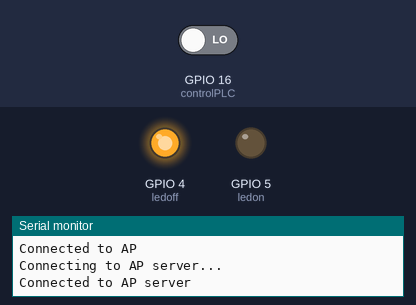
Recording of a sketch running on a simulated ESP8266 (NodeMCU). Parts: output pins drawn as LEDs (lit = HIGH), the last lines printed to the serial monitor. The inputs (shaded band) are chosen by the test bench; at power-on: GPIO 16 (controlPLC) LOW. WiFi joins after 1.5 s; servers stay silent unless stated.

Above: at 4.4 s.
4.5 s: GPIO 16 (controlPLC) driven HIGH
At 5.7 s:
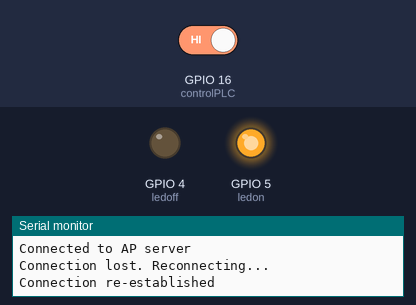
6.9 s: GPIO 16 (controlPLC) driven LOW
At 8.6 s:
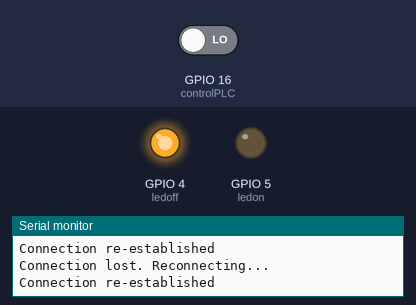
Timing chart, 0 to 10.1 s (numbered marks = the images above; inputs shaded):
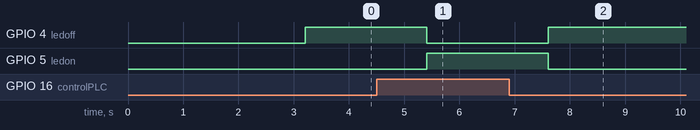

Measured:
- after the input at 4.5 s, GPIO 4 (ledoff): HIGH → LOW after 0.91 s; GPIO 5 (ledon): LOW → HIGH after 0.91 s
- after the input at 6.9 s, GPIO 4 (ledoff): LOW → HIGH after 0.71 s; GPIO 5 (ledon): HIGH → LOW after 0.71 s

The sketch:

ESP8266Server_Wifi.ino
```cpp
#include <ESP8266WiFi.h>
#define controlPLC 16
#define ledoff 4
#define ledon 5
// Thông tin cấu hình wifi
const char* ssid = "espserver";
const char* password = "12345678";
// Cấu hình IP và cổng kết nối server
IPAddress serverIP(192, 168, 4, 1); // Địa chỉ IP của AP
const uint16_t serverPort = 1234; // Cổng kết nối của AP
WiFiClient client; // Khởi tạo client
void setup() {
  pinMode(controlPLC, INPUT);
  pinMode(ledoff,OUTPUT);
  pinMode(ledon,OUTPUT);
  Serial.begin(9600);
  delay(1000);
  // Kết nối tới Access Point
  WiFi.begin(ssid, password);
  while (WiFi.status() != WL_CONNECTED) {
    delay(1000);
    Serial.println("Connecting to AP...");
  }
  Serial.println("Connected to AP");
  // Kết nối tới AP
  Serial.println("Connecting to AP server...");
  while (!client.connect(serverIP, serverPort)) {
    delay(1000);
    Serial.println("Connection failed, retrying...");
  }
  Serial.println("Connected to AP server");
}
void loop() {
  // Kiểm tra kết nối
  if (!client.connected()) {
    Serial.println("Connection lost. Reconnecting...");
    while (!client.connect(serverIP, serverPort)) {
      Serial.println("Connection failed. Retrying...");
      delay(5000);
    }
    Serial.println("Connection re-established");
  }
  //Gửi yêu cầu tới AP
  if(digitalRead(controlPLC) == HIGH){
    client.print("HMIPLCon\r");
    digitalWrite(ledon,HIGH);
    digitalWrite(ledoff,LOW);
    delay(1000);
  }
  else if(digitalRead(controlPLC) == LOW){
    client.print("HMIPLCoff\r");
    digitalWrite(ledon,LOW);
    digitalWrite(ledoff,HIGH);
    delay(1000);
  }
}
```
